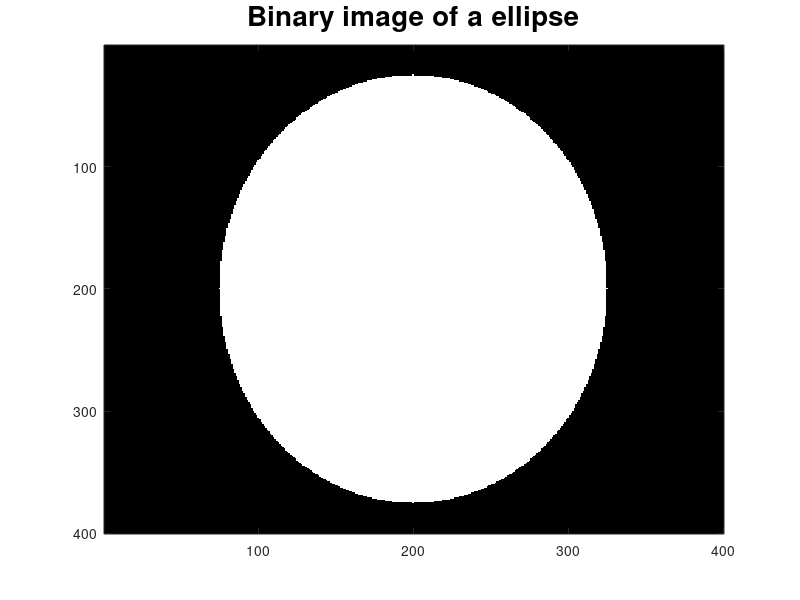

Reproduce this figure in MATLAB.
% Create a logical image of a circle with specified
% diameter, center, and image size.
% First create the image.
imageSizeX = 400;
imageSizeY = 400;
[columnsInImage rowsInImage] = meshgrid(1:imageSizeX, 1:imageSizeY);
% Next create the circle in the image.
centerX = imageSizeX/2;
centerY = imageSizeY/2;
radius = 75;
circlePixels = (rowsInImage - centerY).^2 ...
    + (columnsInImage - centerX).^2 <= radius.^2;
% circlePixels is a 2D "logical" array.
% Now, display it.
image(circlePixels) ;
colormap([0 0 0; 1 1 1]);
title('Binary image of a circle');

radiusX = 125;
radiusY = 175;
ellipsePixels = (rowsInImage - centerY).^2 ./ radiusY^2 ...
    + (columnsInImage - centerX).^2 ./ radiusX^2 <= 1;
% ellipsePixels is a 2D "logical" array.
% Now, display it.
image(ellipsePixels) ;
colormap([0 0 0; 1 1 1]);
title('Binary image of a ellipse', 'FontSize', 20);
